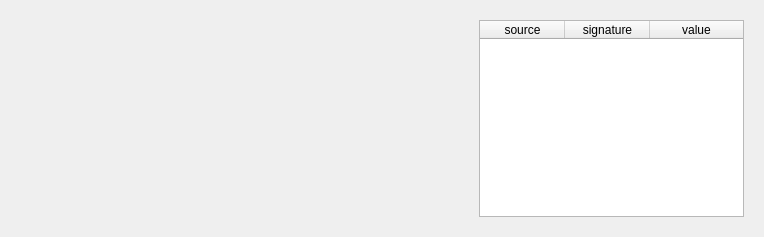
<?xml version="1.0" encoding="UTF-8"?>
<ui version="4.0">
 <class>SignalPloterWidget</class>
 <widget class="QWidget" name="SignalPloterWidget">
  <property name="geometry">
   <rect>
    <x>0</x>
    <y>0</y>
    <width>764</width>
    <height>237</height>
   </rect>
  </property>
  <property name="windowTitle">
   <string>Form</string>
  </property>
  <layout class="QHBoxLayout" name="horizontalLayout" stretch="8,5">
   <item>
    <widget class="QWidget" name="axes_widget" native="true">
     <layout class="QVBoxLayout" name="axes_vlayout"/>
    </widget>
   </item>
   <item>
    <widget class="QWidget" name="right_panel_widget" native="true">
     <layout class="QVBoxLayout" name="righ_panel_vlayout">
      <item>
       <widget class="QTableWidget" name="signal_info_table">
        <attribute name="horizontalHeaderMinimumSectionSize">
         <number>10</number>
        </attribute>
        <attribute name="horizontalHeaderDefaultSectionSize">
         <number>85</number>
        </attribute>
        <attribute name="horizontalHeaderStretchLastSection">
         <bool>true</bool>
        </attribute>
        <column>
         <property name="text">
          <string>source</string>
         </property>
        </column>
        <column>
         <property name="text">
          <string>signature</string>
         </property>
        </column>
        <column>
         <property name="text">
          <string>value</string>
         </property>
        </column>
       </widget>
      </item>
     </layout>
    </widget>
   </item>
  </layout>
 </widget>
 <resources/>
 <connections/>
</ui>
